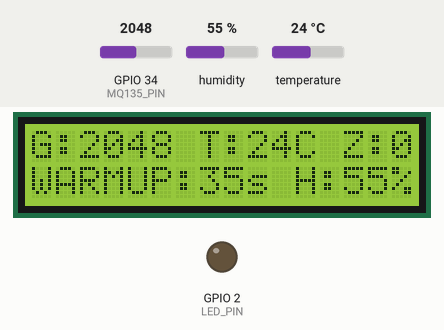
Simulated run of this sketch. Board: ESP32. Shown: 16×2 character LCD, output pins drawn as LEDs (lit = HIGH). The inputs (shaded band) are chosen by the test bench; at power-on: humidity 55 %, temperature 24 °C, GPIO 34 (MQ135_PIN) = 2048. Nothing arrives over Bluetooth unless stated; what the sketch prints to the serial monitor is not drawn.

Above: at 5.2 s.
5.3 s: humidity set to 73 %
At 10.2 s:
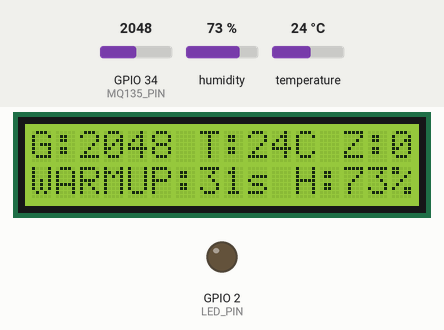
10.6 s: humidity set to 77 %
At 14.37 s:
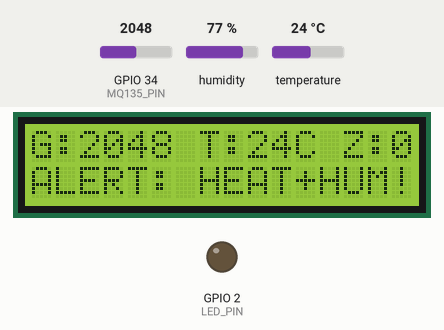
16.0 s: temperature set to 28 °C
At 19.3 s:
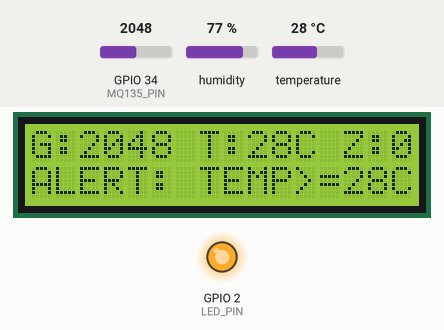
20.2 s: humidity set to 83 %
24.3 s: humidity set to 86 %
At 26.62 s:
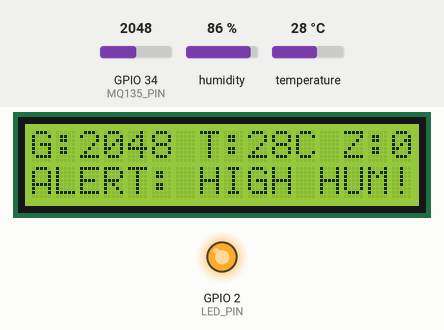
28.5 s: humidity set to 14 %
At 29.62 s:
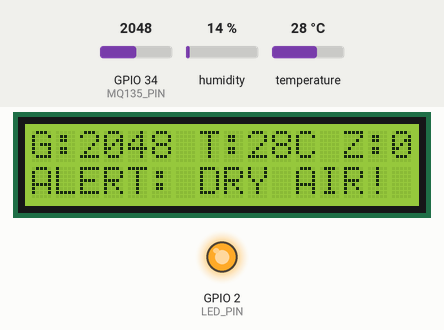
Timing chart, 0 to 32.5 s (numbered marks = the images above; inputs shaded):
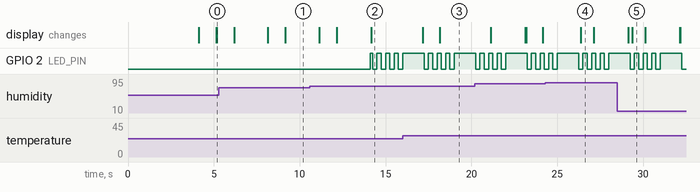

Measured:
- the behaviour switches between 74 and 75 % on humidity (found by bisection; images 1 and 2)
- the behaviour switches between 84 and 85 % on humidity (found by bisection; images 3 and 4)
- after the input at 10.6 s, GPIO 2 (LED_PIN): LOW → HIGH after 3.5 s, then repeats every 0.50 s: LOW 0.25 s, HIGH 0.25 s; the display: first differs from a run without the input after 3.6 s (image 2)
- after the input at 16.0 s, the display: first changes after 1.2 s (image 3 shows a later state)
- after the input at 24.3 s, the display: changes after 2.1 s (image 4)
- after the input at 28.5 s, the display: first differs from a run without the input after 0.88 s (image 5)
- what the display in image 4 shows lasts 0.7 s, from 26.4 s to 27.1 s

The sketch:

Mine_Safety_ESP32.ino
```cpp
#include <WiFi.h>
#include <WebServer.h>
#include <DHT.h>
#include <Wire.h>
#include <LiquidCrystal_I2C.h>
#include <BLEDevice.h>
#include <BLEScan.h>
#include <BLEAdvertisedDevice.h>

// 1. НАСТРОЙКИ ТОЧКИ ДОСТУПА ESP32 И ID УСТРОЙСТВА
const char* AP_SSID  = "MineSafety_01"; // Имя Wi-Fi сети, которую создаст ESP32
const char* AP_PASS  = "12345678";      // Пароль (минимум 8 символов)
const char* MINER_ID = "Miner_01";

// 2. ПИНЫ ПОДКЛЮЧЕНИЯ (баззер пока отключён)
#define MQ135_PIN   34   // D34 -> AO датчика газа MQ-135
#define DHT_PIN     4    // D4  -> средний контакт DHT11
#define LED_PIN     2    // Встроенный синий светодиод на ESP32

#define DHTTYPE DHT11
DHT dht(DHT_PIN, DHTTYPE);
LiquidCrystal_I2C lcd(0x27, 16, 2);
WebServer server(80);
BLEScan* pBLEScan;

// 3. КРИТИЧЕСКИЕ ПОРОГИ ШАХТЫ И НАСТРОЙКИ ЗОН
const float TEMP_MAX          = 28.0;  // Предельная температура (°C)
const float HEAT_STRESS_TEMP  = 24.0;  // Порог T для теплового стресса (°C)
const float HEAT_STRESS_HUM   = 75.0;  // Порог H при повышенной температуре (%)
const float HUM_MAX           = 85.0;  // Критическая сырость (%)
const float HUM_MIN           = 15.0;  // Порог сухости (адаптирован под DHT11)

const unsigned long WARMUP_MS       = 40000; // 40 сек прогрев MQ-135
const int GAS_DELTA                 = 600;   // Скачок выше базы для тревоги
const int RSSI_THRESHOLD            = -80;   // Порог сигнала маяка (~1-1.5 м)
const unsigned long ZONE_TIMEOUT_MS = 6000;  // Сброс в Z:0 через 6 сек после ухода от маяка

int gasThreshold   = 2200;
bool gasCalibrated = false;

int currentGas     = 0;
float currentTemp  = 23.0;
float currentHum   = 45.0;
int currentZone    = 0;
bool dhtError      = false;
bool currentDanger = false;

// Переменные для Safe_Zone (таймер отдыха и статус эвакуации)
bool isEvacuated             = false;
unsigned long safeZoneEnterTime = 0;
unsigned long restSeconds       = 0;

unsigned long lastDhtTime      = 0;
unsigned long lastBleTime      = 0;
unsigned long lastLcdTime      = 0;
unsigned long lastZoneSeenTime = 0;

void setup() {
  Serial.begin(115200);

  pinMode(MQ135_PIN, INPUT);
  pinMode(LED_PIN, OUTPUT);
  digitalWrite(LED_PIN, LOW);

  dht.begin();
  Wire.begin(21, 22);
  lcd.init();
  lcd.backlight();

  // Запуск собственной точки доступа Wi-Fi
  WiFi.mode(WIFI_AP);
  WiFi.softAP(AP_SSID, AP_PASS);
  WiFi.setTxPower(WIFI_POWER_19_5dBm);

  String ipStr = WiFi.softAPIP().toString(); // Всегда 192.168.4.1

  lcd.clear();
  lcd.setCursor(0, 0);
  lcd.print("AP:");
  lcd.print(AP_SSID);
  lcd.setCursor(0, 1);
  lcd.print("IP:");
  lcd.print(ipStr);

  Serial.println("\n=== Miner_01 SoftAP + BLE Online ===");
  Serial.println("JSON URL: http://" + ipStr + "/data");

  // Инициализация BLE-сканера для поиска маяков зон
  BLEDevice::init(MINER_ID);
  pBLEScan = BLEDevice::getScan();
  pBLEScan->setActiveScan(true);
  pBLEScan->setInterval(100);
  pBLEScan->setWindow(99);

  // Запуск локального HTTP-сервера
  server.on("/", HTTP_GET, handleRoot);
  server.on("/data", HTTP_GET, handleData);
  server.on("/data", HTTP_OPTIONS, handleCorsPreflight);
  server.begin();

  delay(4000);
  lcd.clear();
}

void loop() {
  server.handleClient();
  unsigned long now = millis();

  // 1. Газ и автокалибровка после 40 сек прогрева
  currentGas = analogRead(MQ135_PIN);
  bool isWarmingUp = (now < WARMUP_MS);

  if (!isWarmingUp && !gasCalibrated) {
    gasThreshold = currentGas + GAS_DELTA;
    if (gasThreshold > 3700) gasThreshold = 3700;
    gasCalibrated = true;
    Serial.println("MQ-135 calibrated. Base: " + String(currentGas) + " | Limit: " + String(gasThreshold));
  }

  // 2. Температура и влажность раз в 1.5 сек
  if (now - lastDhtTime >= 1500) {
    lastDhtTime = now;
    float t = dht.readTemperature();
    float h = dht.readHumidity();
    if (isnan(t) || isnan(h)) {
      dhtError = true;
    } else {
      dhtError    = false;
      currentTemp = t;
      currentHum  = h;
    }
  }

  // 3. Поиск BLE-маяков зон раз в 3 сек
  if (now - lastBleTime >= 3000) {
    lastBleTime = now;
    scanBeacons();
  }

  // Логика Safe_Zone: перекличка (эвакуация) и таймер отдыха
  if (currentZone == 3) {
    if (!isEvacuated) {
      isEvacuated = true;
      safeZoneEnterTime = now;
      Serial.println("Roll Call: Miner_01 entered SAFE ZONE (Evacuated).");
    }
    restSeconds = (now - safeZoneEnterTime) / 1000;
  } else {
    if (isEvacuated) {
      Serial.println("Miner_01 left SAFE ZONE. Rest duration: " + String(restSeconds) + "s");
    }
    isEvacuated = false;
    restSeconds = 0;
  }

  // 4. Проверка угроз и световая индикация на плате
  bool dangerGas       = (!isWarmingUp) && (currentGas >= gasThreshold);
  bool dangerTemp      = !dhtError && (currentTemp >= TEMP_MAX);
  bool dangerHeatCombo = !dhtError && (currentTemp >= HEAT_STRESS_TEMP) && (currentHum >= HEAT_STRESS_HUM);
  bool dangerHumHigh   = !dhtError && (currentHum >= HUM_MAX);
  bool dangerHumLow    = !dhtError && (currentHum <= HUM_MIN);

  // В Safe_Zone (зона 3) все тревоги отключены
  if (currentZone == 3) {
    currentDanger = false;
  } else {
    currentDanger = dangerGas || dangerTemp || dangerHeatCombo || dangerHumHigh || dangerHumLow;
  }

  if (currentDanger) {
    bool pulse = ((now / 250) % 2 == 0);
    digitalWrite(LED_PIN, pulse ? HIGH : LOW);
  } else {
    digitalWrite(LED_PIN, LOW);
  }

  // 5. Обновление LCD каждые 250 мс
  if (now - lastLcdTime >= 250) {
    lastLcdTime = now;

    // Особый экран для Safe_Zone (убираем показатели шахты, показываем таймер отдыха)
    if (currentZone == 3) {
      lcd.setCursor(0, 0);
      lcd.print("   SAFE ZONE    "); // Ровно 16 символов

      unsigned long mins = restSeconds / 60;
      unsigned long secs = restSeconds % 60;
      char line2[17];
      snprintf(line2, sizeof(line2), "  REST: %02lu:%02lu   ", mins, secs);
      lcd.setCursor(0, 1);
      lcd.print(line2);
      return;
    }

    // Стандартный экран для зон 0, 1, 2
    char line1[17];
    snprintf(line1, sizeof(line1), "G:%-4d T:%2dC Z:%d", currentGas, (int)currentTemp, currentZone);
    lcd.setCursor(0, 0);
    lcd.print(line1);

    const char* activeAlerts[6];
    int alertCount = 0;

    if (dangerGas)       activeAlerts[alertCount++] = "ALERT: HIGH GAS!";
    if (dangerTemp)      activeAlerts[alertCount++] = "ALERT: TEMP>=28C";
    if (dangerHeatCombo) activeAlerts[alertCount++] = "ALERT: HEAT+HUM!";
    if (dangerHumHigh)   activeAlerts[alertCount++] = "ALERT: HIGH HUM!";
    if (dangerHumLow)    activeAlerts[alertCount++] = "ALERT: DRY AIR! ";
    if (dhtError)        activeAlerts[alertCount++] = "WARN: DHT ERROR ";

    lcd.setCursor(0, 1);
    if (alertCount > 0) {
      int alertIndex = (now / 1000) % alertCount;
      lcd.print(activeAlerts[alertIndex]);
    } else if (isWarmingUp) {
      int secLeft = (WARMUP_MS - now) / 1000 + 1;
      char line2[17];
      snprintf(line2, sizeof(line2), "WARMUP:%2ds H:%2d%%", secLeft, (int)currentHum);
      lcd.print(line2);
    } else {
      char line2[17];
      snprintf(line2, sizeof(line2), "STATUS:OK  H:%2d%%", (int)currentHum);
      lcd.print(line2);
    }
  }
}

void scanBeacons() {
  BLEScanResults* foundDevices = pBLEScan->start(1, false);
  int bestRssi = -100;
  int detectedZone = 0;

  for (int i = 0; i < foundDevices->getCount(); i++) {
    BLEAdvertisedDevice device = foundDevices->getDevice(i);
    String devName = String(device.getName().c_str());
    int rssi = device.getRSSI();

    if (rssi > RSSI_THRESHOLD && rssi > bestRssi) {
      if (devName == "MINE_ZONE_1") {
        detectedZone = 1;
        bestRssi = rssi;
      } else if (devName == "MINE_ZONE_2") {
        detectedZone = 2;
        bestRssi = rssi;
      } else if (devName == "Safe_Zone") {
        detectedZone = 3;
        bestRssi = rssi;
      }
    }
  }
  pBLEScan->clearResults();

  if (detectedZone > 0) {
    currentZone = detectedZone;
    lastZoneSeenTime = millis();
  } else if (currentZone != 0 && (millis() - lastZoneSeenTime > ZONE_TIMEOUT_MS)) {
    currentZone = 0;
  }
}

void sendCorsHeaders() {
  server.sendHeader("Access-Control-Allow-Origin", "*");
  server.sendHeader("Access-Control-Allow-Methods", "GET, OPTIONS");
  server.sendHeader("Access-Control-Allow-Headers", "Content-Type");
}

void handleCorsPreflight() {
  sendCorsHeaders();
  server.send(204);
}

void handleData() {
  sendCorsHeaders();
  String json = "{";
  json += "\"id\":\"" + String(MINER_ID) + "\",";
  json += "\"zone\":" + String(currentZone) + ",";
  json += "\"evacuated\":" + String(isEvacuated ? "true" : "false") + ",";
  json += "\"rest_sec\":" + String(restSeconds) + ",";
  json += "\"gas\":" + String(currentGas) + ",";
  json += "\"temp\":" + String(currentTemp, 1) + ",";
  json += "\"hum\":" + String(currentHum, 1) + ",";
  json += "\"danger\":" + String(currentDanger ? "true" : "false");
  json += "}";
  server.send(200, "application/json", json);
}

void handleRoot() {
  sendCorsHeaders();
  server.send(200, "text/plain", "ESP32 Mine Safety Unit Online. JSON: /data");
}
```
